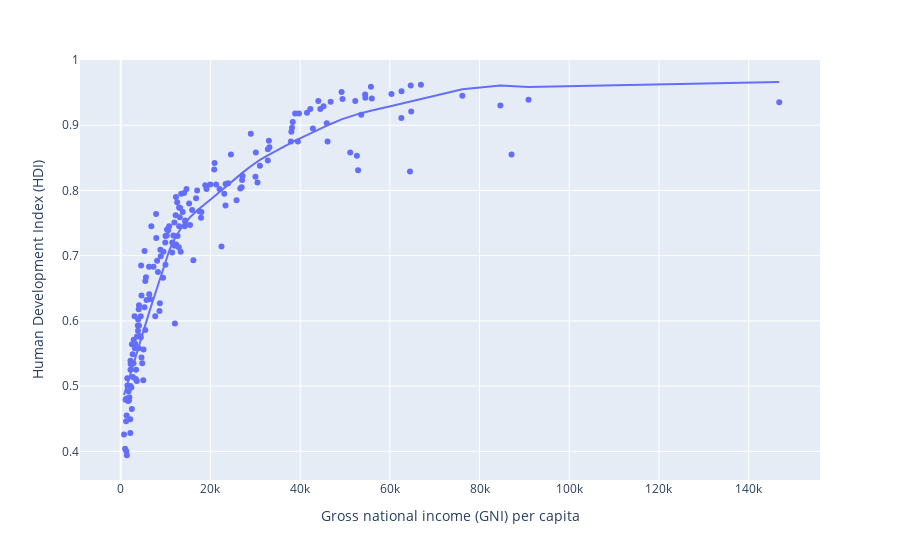
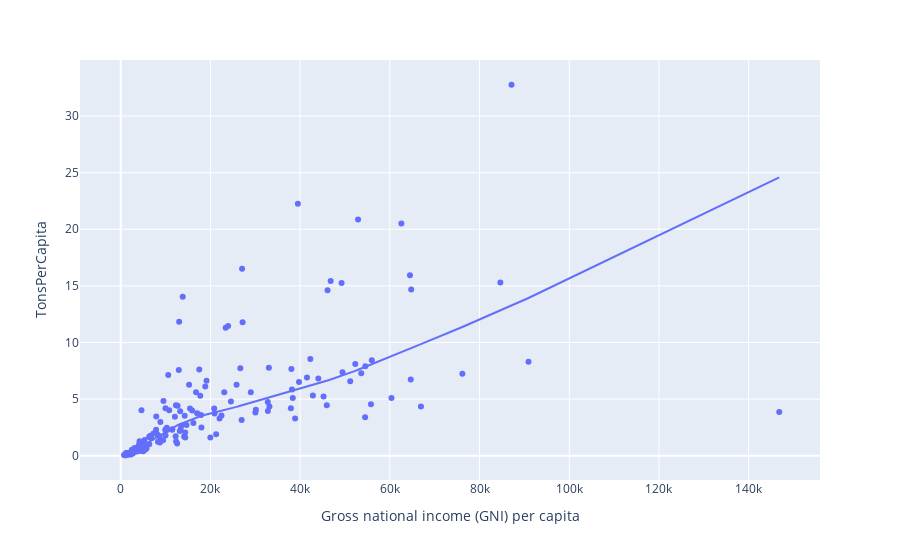

Here is the notebook cell these charts were saved with, in order:
### Markdown cell above
There is a correlation between tons of CO2 per capita and HDI, but of course correlation does not imply causation. It could be that high tons of CO2 per capita and a high HDI are caused by a large Gross National Income (GNI).

One factor to consider is the energy mix used by a country. Countries with a higher GNI might rely heavily on industries that produce significant greenhouse gas emissions, such as manufacturing or fossil fuel extraction. This can result in higher CO2 emissions per capita. However, it's worth noting that countries with high GNI can also invest in cleaner technologies and renewable energy sources, which can mitigate their carbon footprint.

Moreover, countries with a higher GNI typically have more financial resources available per person. These countries can allocate greater investments towards the overall development of their nation, including improvements in healthcare, education, infrastructure, and other factors that contribute to a higher HDI.

It is important to recognize that the relationship between CO2 emissions per capita, HDI, and GNI is complex and multifaceted. Other factors, such as environmental policies, technological advancements, social priorities, and cultural norms, also influence this relationship. Therefore, a comprehensive understanding requires a careful analysis of these various factors to uncover the underlying dynamics and identify effective strategies for sustainable development.

improve this text - ChatGPT

### Code cell
dataset['Gross national income (GNI) per capita'].replace('..', '1', inplace=True)
dataset['Gross national income (GNI) per capita'] = pd.to_numeric(dataset['Gross national income (GNI) per capita'])

fig_hdi = px.scatter(dataset, x="Gross national income (GNI) per capita", y="Human Development Index (HDI) ", trendline="lowess")
fig_tons = px.scatter(dataset, x="Gross national income (GNI) per capita", y="Tons Per Capita", trendline="lowess")

fig_hdi.show()
fig_tons.show()

### Figure 1 — Plotly figure (JSON) as saved in the notebook; plotly's stock layout.template omitted (floating-point values rounded to 4 significant figures; data arrays with more than 128 entries replaced by an {"elided": "..."} marker saying what was removed)
{"data": [{"hovertemplate": "Gross national income (GNI) per capita=%{x}<br>Human Development Index (HDI) =%{y}<extra></extra>", "legendgroup": "", "marker": {"color": "#636efa", "symbol": "circle"}, "mode": "markers", "name": "", "orientation": "v", "showlegend": false, "type": "scatter", "x": {"elided": "181 int values"}, "xaxis": "x", "y": {"elided": "181 float values"}, "yaxis": "y"}, {"hovertemplate": "<b>LOWESS trendline</b><br><br>Gross national income (GNI) per capita=%{x}<br>Human Development Index (HDI) =%{y} <b>(trend)</b><extra></extra>", "legendgroup": "", "marker": {"color": "#636efa", "symbol": "circle"}, "mode": "lines", "name": "", "showlegend": false, "type": "scatter", "x": {"elided": "178 int values"}, "xaxis": "x", "y": {"elided": "178 float values"}, "yaxis": "y"}], "layout": {"legend": {"tracegroupgap": 0}, "margin": {"t": 60}, "xaxis": {"anchor": "y", "domain": [0, 1], "title": {"text": "Gross national income (GNI) per capita"}}, "yaxis": {"anchor": "x", "domain": [0, 1], "title": {"text": "Human Development Index (HDI) "}}}}

### Figure 2 — Plotly figure (JSON) as saved in the notebook; plotly's stock layout.template omitted (floating-point values rounded to 4 significant figures; data arrays with more than 128 entries replaced by an {"elided": "..."} marker saying what was removed)
{"data": [{"hovertemplate": "Gross national income (GNI) per capita=%{x}<br>TonsPerCapita=%{y}<extra></extra>", "legendgroup": "", "marker": {"color": "#636efa", "symbol": "circle"}, "mode": "markers", "name": "", "orientation": "v", "showlegend": false, "type": "scatter", "x": {"elided": "181 int values"}, "xaxis": "x", "y": {"elided": "181 float values"}, "yaxis": "y"}, {"hovertemplate": "<b>LOWESS trendline</b><br><br>Gross national income (GNI) per capita=%{x}<br>TonsPerCapita=%{y} <b>(trend)</b><extra></extra>", "legendgroup": "", "marker": {"color": "#636efa", "symbol": "circle"}, "mode": "lines", "name": "", "showlegend": false, "type": "scatter", "x": {"elided": "165 int values"}, "xaxis": "x", "y": {"elided": "165 float values"}, "yaxis": "y"}], "layout": {"legend": {"tracegroupgap": 0}, "margin": {"t": 60}, "xaxis": {"anchor": "y", "domain": [0, 1], "title": {"text": "Gross national income (GNI) per capita"}}, "yaxis": {"anchor": "x", "domain": [0, 1], "title": {"text": "TonsPerCapita"}}}}
